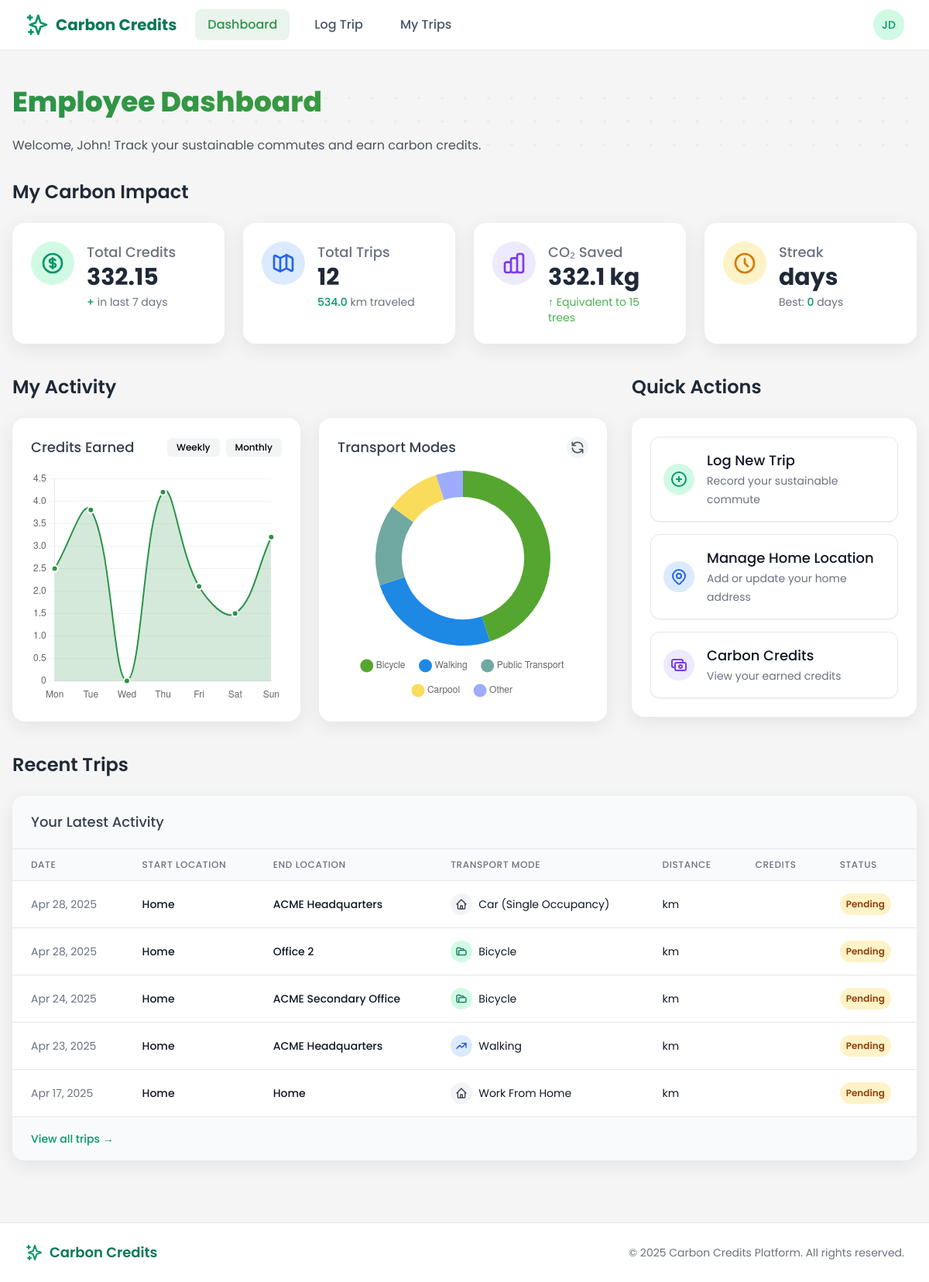
Before: /employee/dashboard/ (signed in) with the older database file.
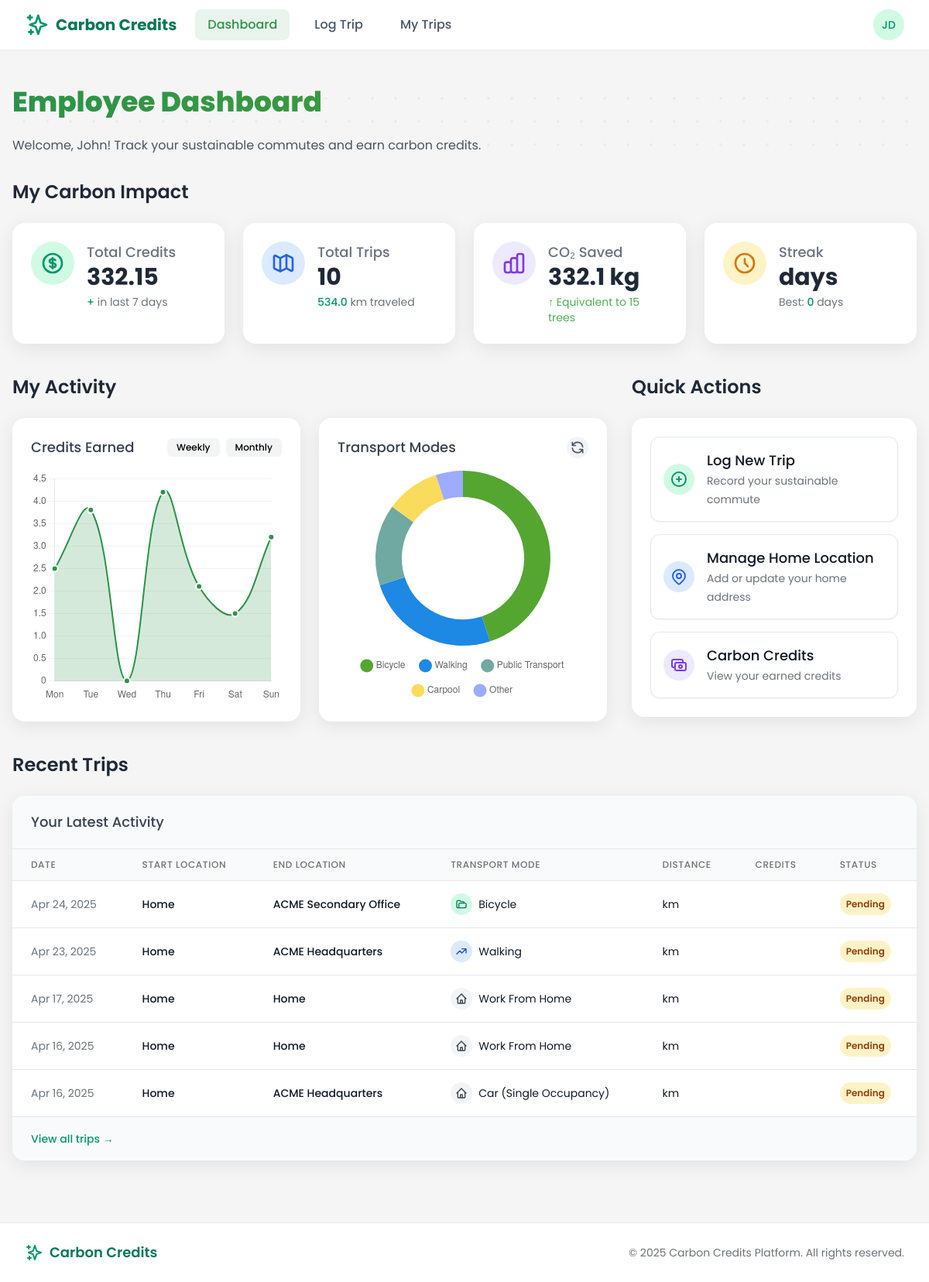
After: the same page with the newer database file.
### trips/models.py (models this page shows, shortened)
class Trip(models.Model):
    TRANSPORT_MODES = (
        ('car', 'Car (Single Occupancy)'),
        ('carpool', 'Carpool'),
        ('public_transport', 'Public Transport'),
        ('bicycle', 'Bicycle'),
        ('walking', 'Walking'),
        ('work_from_home', 'Work From Home'),
    )
    VERIFICATION_STATUS = (
        ('pending', 'Pending'),
        ('verified', 'Verified'),
        ('rejected', 'Rejected'),
        ('flagged', 'Flagged for Review'),
    )
    employee = models.ForeignKey(
        EmployeeProfile,
        on_delete=models.CASCADE,
        related_name='trips'
    )
    start_location = models.ForeignKey(
        Location,
        on_delete=models.SET_NULL,
        related_name='trip_starts',
        null=True
    )
    end_location = models.ForeignKey(
        Location,
        on_delete=models.SET_NULL,
        related_name='trip_ends',
        null=True
    )
    start_time = models.DateTimeField()
    end_time = models.DateTimeField(null=True, blank=True)
    transport_mode = models.CharField(
        max_length=20,
        choices=TRANSPORT_MODES
    )
    distance_km = models.DecimalField(
        max_digits=8,
        decimal_places=2,
        null=True,
        blank=True
    )
    carbon_savings = models.DecimalField(
        max_digits=8,
        decimal_places=2,
        null=True,
        blank=True
    )
    credits_earned = models.DecimalField(
        max_digits=8,
        decimal_places=2,
        null=True,
        blank=True
    )
    proof_image = models.ImageField(
        upload_to='trip_proofs/',
        null=True,
        blank=True
    )
    verification_status = models.CharField(
        max_length=10,
        choices=VERIFICATION_STATUS,
        default='pending'
    )
    verified_by = models.ForeignKey(
        CustomUser,
        on_delete=models.SET_NULL,
        related_name='verified_trips',
        null=True,
        blank=True
    )
    duration_minutes = models.PositiveIntegerField(
        null=True,
        blank=True,
        help_text="Estimated travel time in minutes based on transport mode and distance"
    )
    created_at = models.DateTimeField(default=timezone.now)

### users/models.py (models this page shows, shortened)
class Location(models.Model):
    LOCATION_TYPES = (
        ('home', 'Home'),
        ('office', 'Office'),
        ('commute', 'Commute'),
        ('other', 'Other'),
    )
    name = models.CharField(max_length=100, default='', blank=True)
    created_by = models.ForeignKey(
        CustomUser,
        on_delete=models.CASCADE,
        related_name='locations'
    )
    latitude = models.DecimalField(max_digits=10, decimal_places=7)
    longitude = models.DecimalField(max_digits=10, decimal_places=7)
    address = models.CharField(max_length=255)
    location_type = models.CharField(max_length=10, choices=LOCATION_TYPES, default='other')
    employer = models.ForeignKey(
        EmployerProfile,
        on_delete=models.CASCADE,
        related_name='office_locations',
        null=True,
        blank=True
    )
    is_primary = models.BooleanField(default=False)
    created_at = models.DateTimeField(default=timezone.now)

### core/views/employee_views.py (the view)
# urls.py: path('dashboard/', dashboard_redirect, name='dashboard'),
@login_required
@user_passes_test(lambda u: u.is_employee)
def dashboard(request):
    employee = request.user.employee_profile
    total_credits = CarbonCredit.objects.filter(
        owner_type='employee',
        owner_id=employee.id,
        status='active'
    ).aggregate(Sum('amount'))['amount__sum'] or 0
    week_ago = timezone.now() - timedelta(days=7)
    credits_last_week = CarbonCredit.objects.filter(
        owner_type='employee',
        owner_id=employee.id,
        status='active',
        timestamp__gte=week_ago
    ).aggregate(Sum('amount'))['amount__sum'] or 0
    total_trips = Trip.objects.filter(employee=employee).count()
    completed_trips = Trip.objects.filter(
        employee=employee,
        verification_status='verified'
    ).count()
    total_distance = Trip.objects.filter(
        employee=employee,
        verification_status='verified'
    ).aggregate(Sum('distance_km'))['distance_km__sum'] or 0
    co2_saved = Trip.objects.filter(
        employee=employee,
        verification_status='verified'
    ).aggregate(Sum('carbon_savings'))['carbon_savings__sum'] or 0
    streak = calculate_streak(employee)
    best_streak = getattr(employee, 'best_streak', 0)
    if streak > best_streak:
        employee.best_streak = streak
        employee.save()
    recent_trips = Trip.objects.filter(
        employee=employee
    ).order_by('-start_time')[:5]
    pending_trips = Trip.objects.filter(
        employee=employee,
        verification_status='pending'
    ).count()
    tree_equivalent = int(co2_saved / 21) if co2_saved else 0  # 1 tree absorbs ~21kg CO2 per year
    context = {
        'page_title': 'Employee Dashboard',
        'employee': employee,
        'total_credits': total_credits,
        'credits_last_week': credits_last_week,
        'total_trips': total_trips,
        'completed_trips': completed_trips,
        'total_distance': total_distance,
        'co2_saved': co2_saved,
        'streak': streak,
        'best_streak': best_streak,
        'recent_trips': recent_trips,
        'pending_trips': pending_trips,
        'tree_equivalent': tree_equivalent,
        'wallet_balance': employee.wallet_balance
    }
    return render(request, 'employee/dashboard.html', context)

### core/views/employee_views.py (called while the page is built)
def calculate_streak(employee):
    verified_trips = Trip.objects.filter(
        employee=employee,
        verification_status='verified'
    ).order_by('-start_time')
    if not verified_trips:
        return 0
    trip_dates = [trip.start_time.date() for trip in verified_trips]
    unique_dates = sorted(set(trip_dates), reverse=True)
    streak = 1
    today = timezone.now().date()
    if unique_dates[0] != today:
        today = unique_dates[0]
    for i in range(1, len(unique_dates)):
        prev_date = today - timedelta(days=i)
        if prev_date in unique_dates:
            streak += 1
        else:
            break
    return streak

### templates/employee/dashboard.html (shortened to what the changed rows need)
{% extends 'base.html' %}
{% block content %}
<div class="dashboard-container px-4 py-6">
    <div class="relative mb-8">
        <div class="relative z-10">
            <h1 class="section-headline text-3xl md:text-4xl font-bold mb-6">Employee Dashboard</h1>
        </div>
    </div>
    <div class="mb-10">
        <h2 class="text-2xl font-semibold text-gray-800 mb-6">My Carbon Impact</h2>
        <div class="grid grid-cols-1 sm:grid-cols-2 lg:grid-cols-4 gap-6">
            <div class="modern-card p-6 stat-card">
                <div class="flex items-start">
                    <div class="ml-4">
                        <h3 class="text-lg font-medium text-gray-500">Total Trips</h3>
                        <p class="text-3xl font-bold text-gray-800">{{ total_trips }}</p>
                        <div class="text-sm text-gray-500 mt-1">
                            <span class="text-green-600 font-medium">{{ total_distance|floatformat:1 }}</span> km traveled
                        </div>
                    </div>
                </div>
            </div>
        </div>
    </div>
    <div class="grid grid-cols-1 lg:grid-cols-3 gap-8 mb-10">
        <div class="lg:col-span-2">
            <h2 class="text-2xl font-semibold text-gray-800 mb-6">My Activity</h2>
        </div>
        <div>
            <h2 class="text-2xl font-semibold text-gray-800 mb-6">Quick Actions</h2>
        </div>
    </div>
    <div class="mb-8">
        <h2 class="text-2xl font-semibold text-gray-800 mb-6">Recent Trips</h2>
        <div class="modern-card overflow-hidden">
            <div class="overflow-x-auto">
                <table class="min-w-full divide-y divide-gray-200">
                    <thead class="bg-gray-50">
                        <tr>
                            <th scope="col" class="px-6 py-3 text-left text-xs font-medium text-gray-500 uppercase tracking-wider">Date</th>
                            <th scope="col" class="px-6 py-3 text-left text-xs font-medium text-gray-500 uppercase tracking-wider">Start Location</th>
                            <th scope="col" class="px-6 py-3 text-left text-xs font-medium text-gray-500 uppercase tracking-wider">End Location</th>
                            <th scope="col" class="px-6 py-3 text-left text-xs font-medium text-gray-500 uppercase tracking-wider">Transport Mode</th>
                            <th scope="col" class="px-6 py-3 text-left text-xs font-medium text-gray-500 uppercase tracking-wider">Distance</th>
                            <th scope="col" class="px-6 py-3 text-left text-xs font-medium text-gray-500 uppercase tracking-wider">Credits</th>
                            <th scope="col" class="px-6 py-3 text-left text-xs font-medium text-gray-500 uppercase tracking-wider">Status</th>
                        </tr>
                    </thead>
                    <tbody class="bg-white divide-y divide-gray-200">
                        {% for trip in recent_trips %}
                        <tr>
                            <td class="px-6 py-4 whitespace-nowrap text-sm text-gray-500">
                                {{ trip.start_time|date:"M d, Y" }}
                            </td>
                            <td class="px-6 py-4 whitespace-nowrap">
                                <div class="text-sm font-medium text-gray-900">{{ trip.start_location.name }}</div>
                            </td>
                            <td class="px-6 py-4 whitespace-nowrap">
                                <div class="text-sm font-medium text-gray-900">{{ trip.end_location.name }}</div>
                            </td>
                            <td class="px-6 py-4 whitespace-nowrap">
                                <div class="flex items-center">
                                    <span class="p-1.5 rounded-full
                                    {% if trip.transport_mode == 'bicycle' %}
                                    bg-green-100 text-green-700
                                    {% elif trip.transport_mode == 'walking' %}
                                    bg-blue-100 text-blue-700
                                    {% elif trip.transport_mode == 'public_transport' %}
                                    bg-purple-100 text-purple-700
                                    {% elif trip.transport_mode == 'carpool' %}
                                    bg-yellow-100 text-yellow-700
                                    {% else %}
                                    bg-gray-100 text-gray-700
                                    {% endif %}
                                    mr-2">
                                        <svg xmlns="http://www.w3.org/2000/svg" class="h-4 w-4" fill="none" viewBox="0 0 24 24" stroke="currentColor">
                                            {% if trip.transport_mode == 'bicycle' %}
                                            <path stroke-linecap="round" stroke-linejoin="round" stroke-width="2" d="M5 19a2 2 0 01-2-2V7a2 2 0 012-2h4l2 2h4a2 2 0 012 2v1M5 19h14a2 2 0 002-2v-5a2 2 0 00-2-2H9a2 2 0 00-2 2v5a2 2 0 01-2 2z" />
                                            {% elif trip.transport_mode == 'walking' %}
                                            <path stroke-linecap="round" stroke-linejoin="round" stroke-width="2" d="M13 7h8m0 0v8m0-8l-8 8-4-4-6 6" />
                                            {% elif trip.transport_mode == 'public_transport' %}
                                            <path stroke-linecap="round" stroke-linejoin="round" stroke-width="2" d="M13 10V3L4 14h7v7l9-11h-7z" />
                                            {% elif trip.transport_mode == 'carpool' %}
                                            <path stroke-linecap="round" stroke-linejoin="round" stroke-width="2" d="M12 4.354a4 4 0 110 5.292M15 21H3v-1a6 6 0 0112 0v1zm0 0h6v-1a6 6 0 00-9-5.197M13 7a4 4 0 11-8 0 4 4 0 018 0z" />
                                            {% else %}
                                            <path stroke-linecap="round" stroke-linejoin="round" stroke-width="2" d="M3 12l2-2m0 0l7-7 7 7M5 10v10a1 1 0 001 1h3m10-11l2 2m-2-2v10a1 1 0 01-1 1h-3m-6 0a1 1 0 001-1v-4a1 1 0 011-1h2a1 1 0 011 1v4a1 1 0 001 1m-6 0h6" />
                                            {% endif %}
                                        </svg>
                                    </span>
                                    <span class="text-sm text-gray-900">{{ trip.get_transport_mode_display }}</span>
                                </div>
                            </td>
                            <td class="px-6 py-4 whitespace-nowrap text-sm text-gray-900">
                                {{ trip.distance|floatformat:1 }} km
                            </td>
                            <td class="px-6 py-4 whitespace-nowrap text-sm text-gray-900">
                            </td>
                            <td class="px-6 py-4 whitespace-nowrap">
                                {% if trip.is_verified %}
                                <span class="px-2 py-1 inline-flex text-xs leading-5 font-semibold rounded-full bg-green-100 text-green-800">
                                    Verified
                                </span>
                                {% elif trip.end_time %}
                                <span class="px-2 py-1 inline-flex text-xs leading-5 font-semibold rounded-full bg-yellow-100 text-yellow-800">
                                    Pending
                                </span>
                                {% else %}
                                <span class="px-2 py-1 inline-flex text-xs leading-5 font-semibold rounded-full bg-blue-100 text-blue-800">
                                    In Progress
                                </span>
                                {% endif %}
                            </td>
                        </tr>
                        {% empty %}
                        <tr>
                            <td colspan="7" class="px-6 py-4 whitespace-nowrap text-sm text-gray-500 text-center">
                                No recent trips found. <a href="{% url 'employee_trip_log' %}" class="text-green-600 hover:text-green-800">Log your first trip!</a>
                            </td>
                        </tr>
                        {% endfor %}
                    </tbody>
                </table>
            </div>
        </div>
    </div>
</div>
{% endblock %}

Changed rows visible on the page:
removed Trip: start_time "Apr 28, 2025", start_location.name "Home", end_location.name "ACME Headquarters", transport_mode "Car (Single Occupancy)", shows "Pending"
removed Trip: start_time "Apr 28, 2025", start_location.name "Home", end_location.name "Office 2", transport_mode "Bicycle", shows "Pending"
now on this page (row unchanged): Trip: start_time "Apr 16, 2025", start_location.name "Home", end_location.name "Home", transport_mode "Work From Home", shows "Pending"
now on this page (row unchanged): Trip: start_time "Apr 16, 2025", start_location.name "Home", end_location.name "ACME Headquarters", transport_mode "Car (Single Occupancy)", shows "Pending"
Other visible differences:
{{ total_trips }}: "12" → "10"
